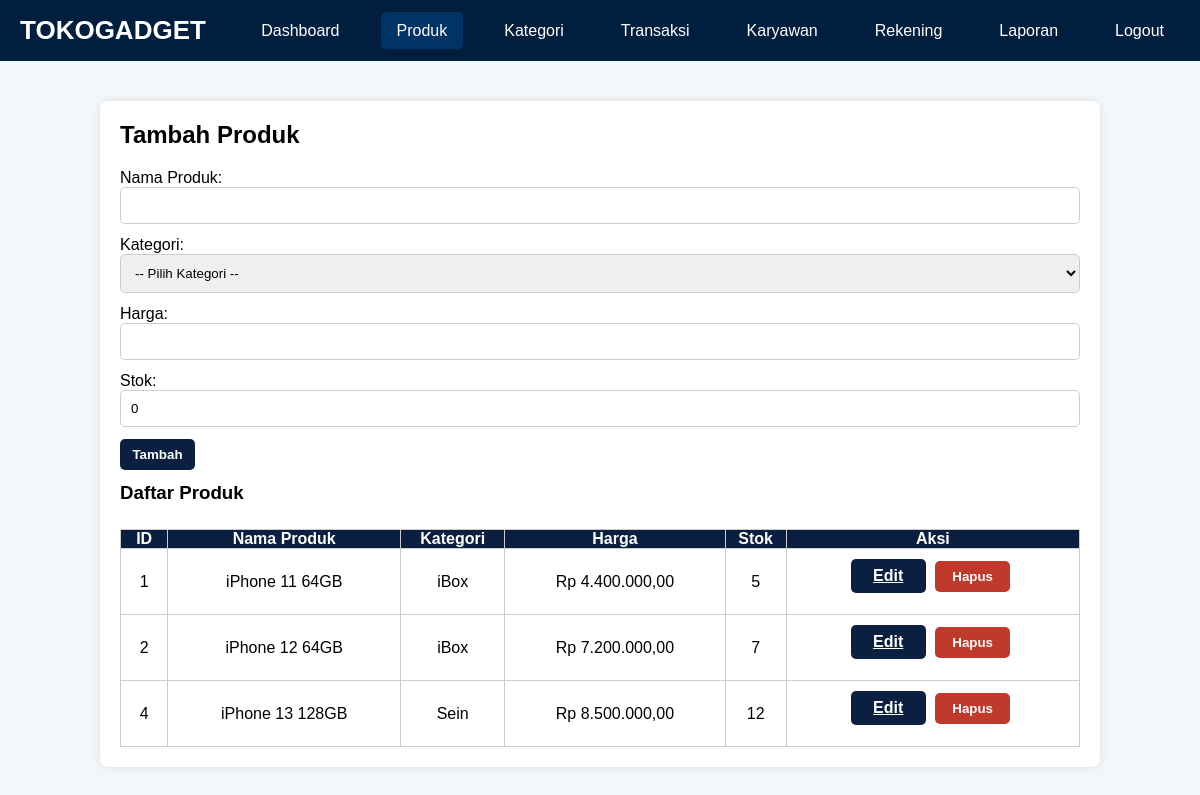
The page /TB_basdat/admin/produk.php (signed in) on the database as committed earlier.
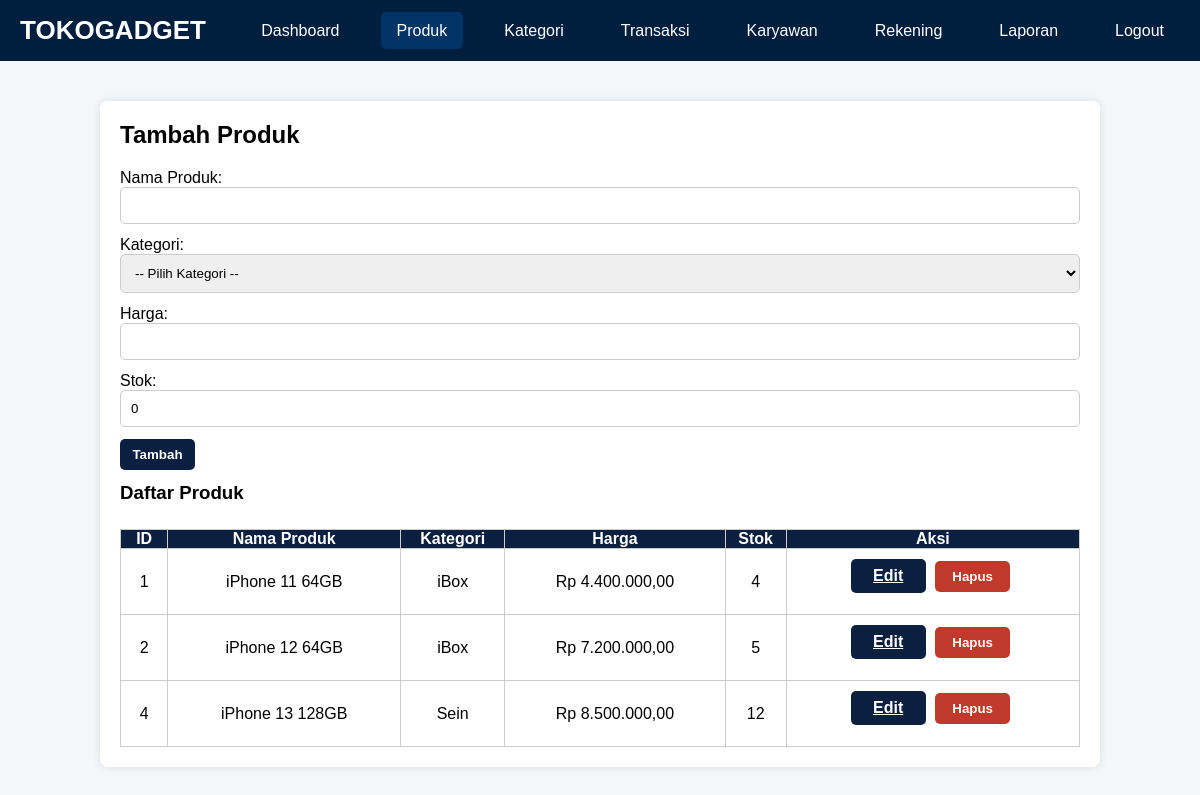
The same page on the database as committed later.
### tables this page shows
CREATE TABLE `produk` (
  `id_produk` int(11) NOT NULL,
  `nama_produk` varchar(100) NOT NULL,
  `id_kategori` int(11) DEFAULT NULL,
  `harga` decimal(15,2) DEFAULT NULL,
  `stok` int(11) DEFAULT 0
);

CREATE TABLE `kategori_produk` (
  `id_kategori` int(11) NOT NULL,
  `nama_kategori` varchar(50) NOT NULL,
  `durasi_garansi` varchar(50) DEFAULT NULL
);

### TB_basdat/admin/produk.php (the view, shortened to what this page needs)
<?php
require_once '../config/database.php';
include 'navbar.php';
$edit_data = null;
$produk_result = $pdo->query("
    SELECT p.*, k.nama_kategori
    FROM produk p
    LEFT JOIN kategori_produk k ON p.id_kategori = k.id_kategori
")->fetchAll();
?>
<!DOCTYPE html>
<html>
<head>
</head>
<body>
<div class="container">
    <h2 style="margin-bottom: 20px;"><?= $edit_data ? 'Edit Produk' : 'Tambah Produk'; ?></h2>
    <form method="POST">
        <label>Nama Produk:</label>
        <input type="text" name="nama_produk" required value="<?= htmlspecialchars($edit_data['nama_produk'] ?? '') ?>">
        <label>Kategori:</label>
        <select name="id_kategori" required>
            <option value="">-- Pilih Kategori --</option>
        </select>
        <label>Harga:</label>
        <input type="number" name="harga" step="0.01" required value="<?= htmlspecialchars($edit_data['harga'] ?? '') ?>">
        <label>Stok:</label>
        <input type="number" name="stok" required value="<?= htmlspecialchars($edit_data['stok'] ?? 0) ?>">
        <button type="submit" class="btn btn-primary"><?= $edit_data ? 'Update' : 'Tambah' ?></button>
    </form>
    <h3>Daftar Produk</h3>
    <table>
        <tr style="background-color: #eee;">
            <th>ID</th>
            <th>Nama Produk</th>
            <th>Kategori</th>
            <th>Harga</th>
            <th>Stok</th>
            <th>Aksi</th>
        </tr>
        <?php foreach ($produk_result as $row): ?>
        <tr>
            <td><?= $row['id_produk']; ?></td>
            <td><?= htmlspecialchars($row['nama_produk']) ?></td>
            <td><?= htmlspecialchars($row['nama_kategori']) ?></td>
            <td>Rp <?= number_format($row['harga'], 2, ',', '.') ?></td>
            <td><?= $row['stok']; ?></td>
            <td>
                <a href="produk.php?edit=<?= $row['id_produk']; ?>" class="btn btn-primary">Edit</a>
                <form method="POST" class="inline" onsubmit="return confirm('Yakin ingin menghapus produk ini?')">
                    <button type="submit" class="btn btn-danger">Hapus</button>
                </form>
            </td>
        </tr>
        <?php endforeach; ?>
    </table>
</div>
</body>
</html>

Rows that differ between the two databases and show on the page:
changed produk "iPhone 11 64GB": stok "5" → "4"
changed produk "iPhone 12 64GB": stok "7" → "5"
